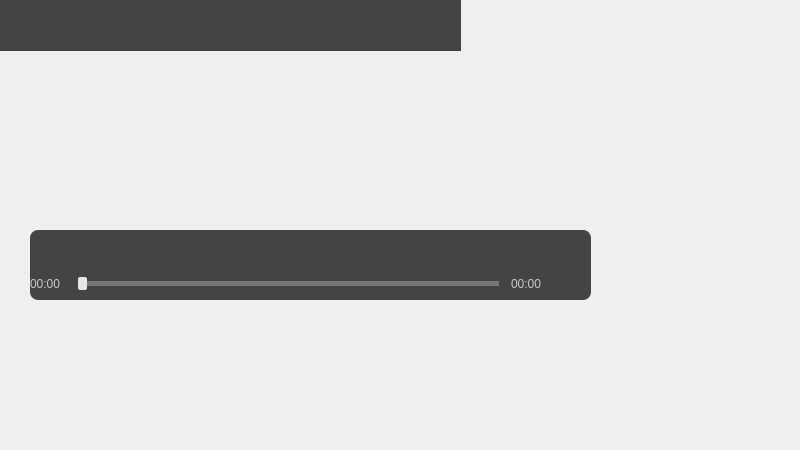
<?xml version="1.0" encoding="UTF-8"?>
<ui version="4.0">
 <class>PlayerView</class>
 <widget class="QWidget" name="PlayerView">
  <property name="geometry">
   <rect>
    <x>0</x>
    <y>0</y>
    <width>800</width>
    <height>450</height>
   </rect>
  </property>
  <property name="minimumSize">
   <size>
    <width>800</width>
    <height>450</height>
   </size>
  </property>
  <property name="windowTitle">
   <string>Form</string>
  </property>
  <widget class="QWidget" name="controllerWidget" native="true">
   <property name="geometry">
    <rect>
     <x>30</x>
     <y>230</y>
     <width>561</width>
     <height>70</height>
    </rect>
   </property>
   <property name="styleSheet">
    <string notr="true">QWidget#controllerWidget {
    background: rgba(50, 50, 50, 230);
    border-radius: 8px;
}

QLabel {
    color: rgb(200, 200, 200);
}

QSlider::groove:horizontal {
    height: 1px;
    margin: 0px 0px;
    left: 12px; right: 12px;
    border: 2px solid #999999;
}
QSlider::handle:horizontal {
    border: 0px solid #5c5c5c;
    border-radius: 2px;
    background: rgb(230, 230, 230);
    width: 9px;
    margin: -6px -6px -6px -6px;
}
QSlider::sub-page:horizontal{
    background: rgb(170, 170, 170);
}
QSlider::add-page:horizontal{
    background: rgb(120, 120, 120);
}
</string>
   </property>
   <layout class="QGridLayout" name="gridLayout">
    <property name="horizontalSpacing">
     <number>0</number>
    </property>
    <item row="0" column="4">
     <widget class="QPushButton" name="pauseButton">
      <property name="icon">
       <iconset resource="icons.qrc">
        <normaloff>:/modern_ui/pause.png</normaloff>:/modern_ui/pause.png</iconset>
      </property>
      <property name="flat">
       <bool>true</bool>
      </property>
     </widget>
    </item>
    <item row="0" column="2">
     <spacer name="horizontalSpacer">
      <property name="orientation">
       <enum>Qt::Horizontal</enum>
      </property>
      <property name="sizeHint" stdset="0">
       <size>
        <width>143</width>
        <height>20</height>
       </size>
      </property>
     </spacer>
    </item>
    <item row="0" column="3">
     <widget class="QPushButton" name="playButton">
      <property name="icon">
       <iconset resource="icons.qrc">
        <normaloff>:/modern_ui/play.png</normaloff>:/modern_ui/play.png</iconset>
      </property>
      <property name="flat">
       <bool>true</bool>
      </property>
     </widget>
    </item>
    <item row="0" column="5">
     <widget class="QPushButton" name="stopButton">
      <property name="icon">
       <iconset resource="icons.qrc">
        <normaloff>:/modern_ui/stop.png</normaloff>:/modern_ui/stop.png</iconset>
      </property>
      <property name="flat">
       <bool>true</bool>
      </property>
     </widget>
    </item>
    <item row="0" column="7">
     <widget class="QPushButton" name="playlistButton">
      <property name="icon">
       <iconset resource="icons.qrc">
        <normaloff>:/modern_ui/playlist.png</normaloff>:/modern_ui/playlist.png</iconset>
      </property>
      <property name="flat">
       <bool>true</bool>
      </property>
     </widget>
    </item>
    <item row="1" column="1" colspan="6">
     <widget class="QSlider" name="timeSlider">
      <property name="orientation">
       <enum>Qt::Horizontal</enum>
      </property>
     </widget>
    </item>
    <item row="1" column="0">
     <widget class="QLabel" name="timeLabel">
      <property name="text">
       <string>00:00</string>
      </property>
     </widget>
    </item>
    <item row="0" column="6">
     <spacer name="horizontalSpacer_2">
      <property name="orientation">
       <enum>Qt::Horizontal</enum>
      </property>
      <property name="sizeHint" stdset="0">
       <size>
        <width>147</width>
        <height>20</height>
       </size>
      </property>
     </spacer>
    </item>
    <item row="0" column="8">
     <widget class="QPushButton" name="searchButton">
      <property name="icon">
       <iconset resource="icons.qrc">
        <normaloff>:/modern_ui/net.png</normaloff>:/modern_ui/net.png</iconset>
      </property>
      <property name="flat">
       <bool>true</bool>
      </property>
     </widget>
    </item>
    <item row="1" column="7" colspan="2">
     <widget class="QLabel" name="durationLabel">
      <property name="text">
       <string>00:00</string>
      </property>
     </widget>
    </item>
    <item row="0" column="0">
     <widget class="QPushButton" name="volumeButton">
      <property name="icon">
       <iconset resource="icons.qrc">
        <normaloff>:/modern_ui/volume.png</normaloff>:/modern_ui/volume.png</iconset>
      </property>
      <property name="flat">
       <bool>true</bool>
      </property>
     </widget>
    </item>
   </layout>
  </widget>
  <widget class="QWidget" name="titleBar" native="true">
   <property name="geometry">
    <rect>
     <x>0</x>
     <y>0</y>
     <width>461</width>
     <height>51</height>
    </rect>
   </property>
   <property name="styleSheet">
    <string notr="true">QWidget#titleBar {
background: rgba(50, 50, 50, 230);
}</string>
   </property>
   <layout class="QHBoxLayout" name="titlebarLayout">
    <item>
     <spacer name="horizontalSpacer_3">
      <property name="orientation">
       <enum>Qt::Horizontal</enum>
      </property>
      <property name="sizeHint" stdset="0">
       <size>
        <width>206</width>
        <height>20</height>
       </size>
      </property>
     </spacer>
    </item>
    <item>
     <widget class="QPushButton" name="minButton">
      <property name="icon">
       <iconset resource="icons.qrc">
        <normaloff>:/modern_ui/min.png</normaloff>:/modern_ui/min.png</iconset>
      </property>
      <property name="flat">
       <bool>true</bool>
      </property>
     </widget>
    </item>
    <item>
     <widget class="QPushButton" name="maxButton">
      <property name="icon">
       <iconset resource="icons.qrc">
        <normaloff>:/modern_ui/max.png</normaloff>:/modern_ui/max.png</iconset>
      </property>
      <property name="flat">
       <bool>true</bool>
      </property>
     </widget>
    </item>
    <item>
     <widget class="QPushButton" name="closeButton">
      <property name="icon">
       <iconset resource="icons.qrc">
        <normaloff>:/modern_ui/close.png</normaloff>:/modern_ui/close.png</iconset>
      </property>
      <property name="flat">
       <bool>true</bool>
      </property>
     </widget>
    </item>
   </layout>
  </widget>
 </widget>
 <resources>
  <include location="icons.qrc"/>
 </resources>
 <connections>
  <connection>
   <sender>closeButton</sender>
   <signal>clicked()</signal>
   <receiver>PlayerView</receiver>
   <slot>close()</slot>
   <hints>
    <hint type="sourcelabel">
     <x>417</x>
     <y>25</y>
    </hint>
    <hint type="destinationlabel">
     <x>399</x>
     <y>224</y>
    </hint>
   </hints>
  </connection>
  <connection>
   <sender>minButton</sender>
   <signal>clicked()</signal>
   <receiver>PlayerView</receiver>
   <slot>showMinimized()</slot>
   <hints>
    <hint type="sourcelabel">
     <x>265</x>
     <y>25</y>
    </hint>
    <hint type="destinationlabel">
     <x>399</x>
     <y>224</y>
    </hint>
   </hints>
  </connection>
  <connection>
   <sender>maxButton</sender>
   <signal>clicked()</signal>
   <receiver>PlayerView</receiver>
   <slot>showMaximized()</slot>
   <hints>
    <hint type="sourcelabel">
     <x>341</x>
     <y>25</y>
    </hint>
    <hint type="destinationlabel">
     <x>399</x>
     <y>224</y>
    </hint>
   </hints>
  </connection>
 </connections>
</ui>
